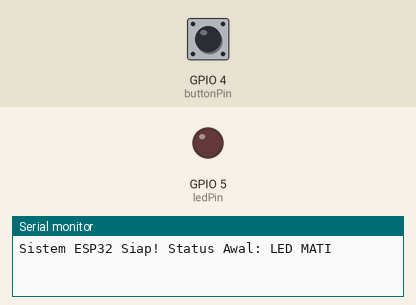
Simulated run of this sketch. Board: ESP32. Parts: output pins drawn as LEDs (lit = HIGH), the last lines printed to the serial monitor. The inputs (shaded band) are chosen by the test bench; at power-on: GPIO 4 (buttonPin) LOW.

Above: at 1.2 s.
1.3 s: GPIO 4 (buttonPin) pulled HIGH for 0.15 s
At 2.5 s:
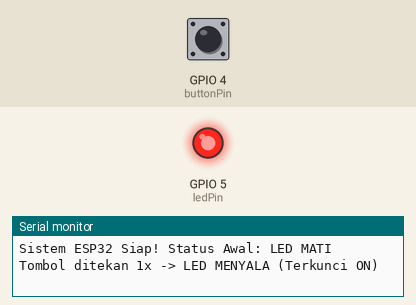
2.9 s: GPIO 4 (buttonPin) pulled HIGH for 1 s
At 3.9 s:
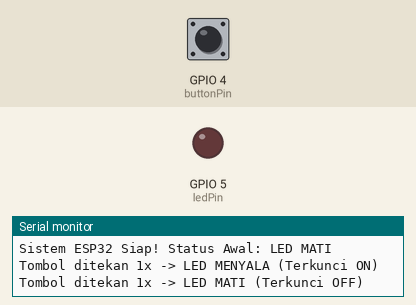
5.4 s: GPIO 4 (buttonPin) pulled HIGH for 3.2 s
At 5.8 s:
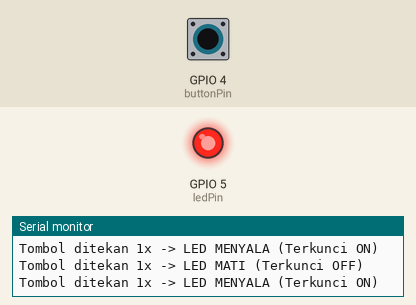
Timing chart, 0 to 8.4 s (numbered marks = the images above; inputs shaded):
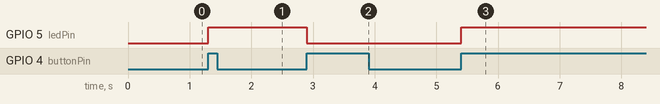

Measured:
- after the input at 1.3 s, GPIO 5 (ledPin): LOW → HIGH at once
- after the input at 2.9 s, GPIO 5 (ledPin): HIGH → LOW at once
- after the input at 5.4 s, GPIO 5 (ledPin): LOW → HIGH at once

The sketch:

sketch.ino
```cpp
// Definisi Pin ESP32
const int buttonPin = 4; // Pin D4 terhubung ke Push Button (Pull-Down eksternal)
const int ledPin = 5;    // Pin D5 terhubung ke Anoda LED

// Variabel pelacakan status (state tracking)
int buttonState = 0;         // Pembacaan status tombol saat ini
int lastButtonState = LOW;   // Menyimpan status tombol pada iterasi sebelumnya
bool ledState = false;       // Melacak kondisi lampu (false = MATI, true = MENYALA)

void setup() {
  Serial.begin(115200);

  pinMode(buttonPin, INPUT);
  pinMode(ledPin, OUTPUT);

  // Kriteria 1: Saat sistem pertama kali dinyalakan, LED dalam keadaan mati
  digitalWrite(ledPin, LOW);
  Serial.println("Sistem ESP32 Siap! Status Awal: LED MATI");
}

void loop() {
  // 1. Baca kondisi logika pin tombol saat ini
  buttonState = digitalRead(buttonPin);

  // 2. Deteksi transisi tepi naik (Edge Detection / State Tracking: LOW -> HIGH)
  // Memastikan sakelar toggle hanya terpicu satu kali saat tombol ditekan singkat,
  // bukan berulang-ulang saat tombol ditahan.
  if (buttonState == HIGH && lastButtonState == LOW) {

    // Logika State Tracking: Membalik status lampu (Toggle Latching)
    ledState = !ledState;

    // Terapkan status baru ke pin fisik LED
    if (ledState == true) {
      digitalWrite(ledPin, HIGH);
      Serial.println("Tombol ditekan 1x -> LED MENYALA (Terkunci ON)");
    } else {
      digitalWrite(ledPin, LOW);
      Serial.println("Tombol ditekan 1x -> LED MATI (Terkunci OFF)");
    }

    // 3. Logika Debounce: Mengatasi pantulan mekanis tombol fisik
    // Jeda 200 ms untuk mencegah fenomena flickering (kedip acak)
    delay(200);
  }

  // 4. Perbarui status tombol sebelumnya untuk siklus loop berikutnya
  lastButtonState = buttonState;
}
```
